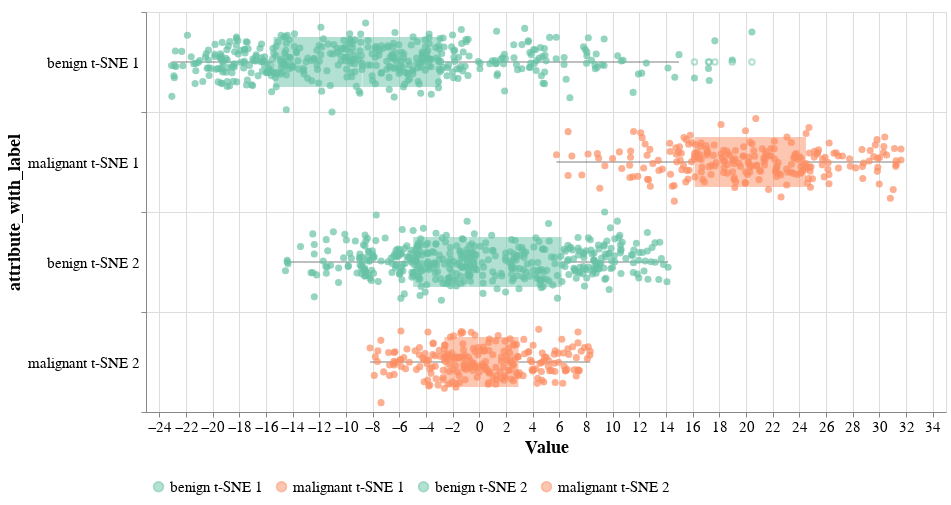

Here is the notebook cell this chart was saved with:
### Markdown cell above
<font size="+1" color="grey"><b> 2.1.2 Box Plot </b></font>

### Code cell
box_with_jitter.configure_title(
    fontSize=18
).configure_axis(
    labelFontSize=15,
    titleFontSize=18
).configure_legend(
    labelFontSize=15,
    titleFontSize=18,
    orient="bottom", title=None, padding=5, labelLimit=200, 
    # columns=3
)
# .save('../../images/case1_box_plot_with_strip_plot.png', format='png', scale_factor=2)

### Figure 1 — Vega-Lite specification as saved in the notebook (floating-point values rounded to 4 significant figures; data arrays with more than 128 entries replaced by an {"elided": "..."} marker saying what was removed)
{"config": {"view": {"continuousWidth": 300, "continuousHeight": 300}, "axis": {"labelFontSize": 15, "titleFontSize": 18}, "legend": {"labelFontSize": 15, "labelLimit": 200, "orient": "bottom", "padding": 5, "title": null, "titleFontSize": 18}, "title": {"fontSize": 18}}, "layer": [{"mark": {"type": "boxplot", "opacity": 0.5, "size": 50}, "encoding": {"color": {"field": "attribute_with_label", "scale": {"domain": ["benign t-SNE 1", "malignant t-SNE 1", "benign t-SNE 2", "malignant t-SNE 2"], "range": ["#66c2a5", "#fc8d62", "#66c2a5", "#fc8d62"]}, "sort": ["benign t-SNE 1", "malignant t-SNE 1", "benign t-SNE 2", "malignant t-SNE 2"], "type": "nominal"}, "x": {"field": "Value", "type": "quantitative"}, "y": {"axis": {"grid": true, "tickBand": "extent"}, "field": "attribute_with_label", "sort": ["benign t-SNE 1", "malignant t-SNE 1", "benign t-SNE 2", "malignant t-SNE 2"], "type": "nominal"}}, "transform": [{"fold": ["t-SNE_Component_1", "t-SNE_Component_2"], "as": ["Component", "Value"]}, {"calculate": "datum.Class2 + \" \" + (datum.Component == \"t-SNE_Component_1\" ? \"t-SNE 1\" : \"t-SNE 2\")", "as": "attribute_with_label"}]}, {"mark": {"type": "circle", "size": 50}, "encoding": {"color": {"field": "attribute_with_label", "scale": {"domain": ["benign t-SNE 1", "malignant t-SNE 1", "benign t-SNE 2", "malignant t-SNE 2"], "range": ["#66c2a5", "#fc8d62", "#66c2a5", "#fc8d62"]}, "sort": ["benign t-SNE 1", "malignant t-SNE 1", "benign t-SNE 2", "malignant t-SNE 2"], "type": "nominal"}, "x": {"field": "Value", "type": "quantitative"}, "y": {"axis": {"grid": true, "tickBand": "extent"}, "field": "attribute_with_label", "sort": ["benign t-SNE 1", "malignant t-SNE 1", "benign t-SNE 2", "malignant t-SNE 2"], "type": "nominal"}, "yOffset": {"field": "jitter", "type": "quantitative"}}, "name": "view_2", "transform": [{"fold": ["t-SNE_Component_1", "t-SNE_Component_2"], "as": ["Component", "Value"]}, {"calculate": "datum.Class2 + \" \" + (datum.Component == \"t-SNE_Component_1\" ? \"t-SNE 1\" : \"t-SNE 2\")", "as": "attribute_with_label"}, {"calculate": "sqrt(-2*log(random()))*cos(2*PI*random())", "as": "jitter"}]}], "data": {"name": "data-2b8a4a910fbeea07d271245c2b64b3fe"}, "height": 400, "params": [{"name": "param_3", "select": {"type": "interval", "encodings": ["x", "y"]}, "bind": "scales", "views": ["view_2"]}], "width": 800, "$schema": "https://vega.github.io/schema/vega-lite/v5.20.1.json", "datasets": {"data-2b8a4a910fbeea07d271245c2b64b3fe": {"elided": "699 records"}}}
